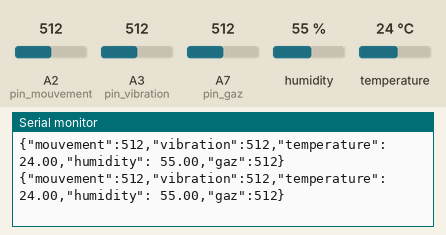
Bench run of a sketch on a simulated Arduino Nano, built with avr-gcc and run on an emulated ATmega328P. Parts: the last lines printed to the serial monitor. Inputs (shaded band) come from the test bench; at power-on: A2 (pin_mouvement) = 512, A3 (pin_vibration) = 512, A7 (pin_gaz) = 512, humidity 55 %, temperature 24 °C.

Above: at 1.2 s.
1.3 s: A2 (pin_mouvement) set to 104
At 1.33 s:
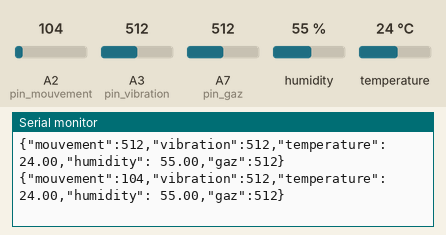
2.8 s: A2 (pin_mouvement) set to 91
At 2.9 s:
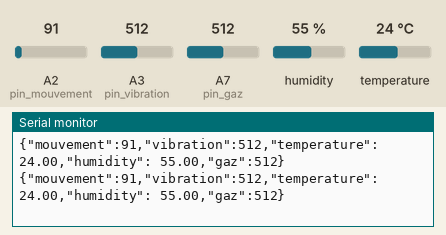
20.8 s: A3 (pin_vibration) set to 111
At 20.82 s:
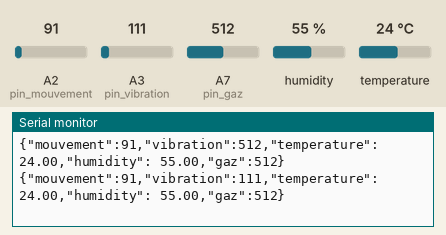
26.8 s: A3 (pin_vibration) set to 90
At 26.91 s:
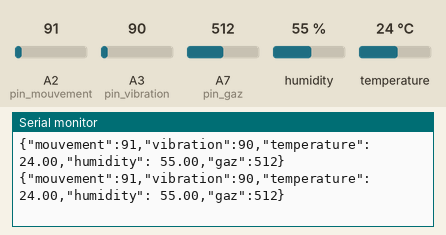
Timing chart, 0 to 29.8 s (numbered marks = the images above; inputs shaded):
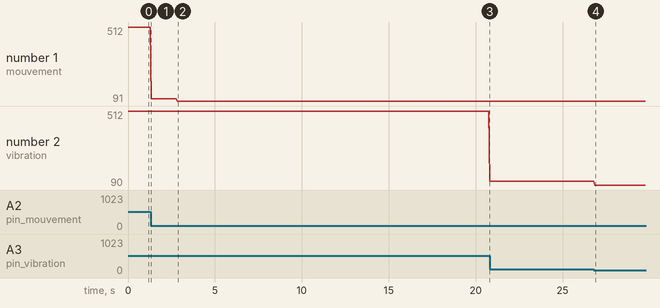

The sketch:

file.ino
```cpp
#include <Wire.h>
// #include <BH1750.h>
#include <DHT.h>


const int pin_mouvement   = A2;
const int pin_vibration   = A3;
const int pin_temperature = 2;
const int pin_gaz         = A7;

// BH1750 lightMeter;

DHT dht(pin_temperature, DHT22);

void setup() {
  Serial.begin(19200);
  while(!Serial);
  // Wire.begin();
  // lightMeter.begin();
  dht.begin();
  pinMode(pin_mouvement, INPUT);
  pinMode(pin_vibration, INPUT);
  pinMode(pin_temperature, INPUT);
  pinMode(pin_gaz, INPUT);
}

void loop() {
  float humidity = dht.readHumidity();
  float temperature = dht.readTemperature();
  char humidity_str[10];
  char temperature_str[10];
  dtostrf(temperature, 6, 2, temperature_str);
  dtostrf(humidity, 6, 2, humidity_str);
  //float lux = lightMeter.readLightLevel();


  Serial.print("{\"mouvement\":");
  Serial.print(analogRead(pin_mouvement));
  Serial.print(",\"vibration\":");
  Serial.print(analogRead(pin_vibration));
  Serial.print(",\"temperature\":");
  Serial.print((!isnan(temperature) ? temperature_str : "null"));
  Serial.print(",\"humidity\":");
  Serial.print((!isnan(humidity) ? humidity_str : "null"));
  Serial.print(",\"gaz\":");
  Serial.print(analogRead(pin_gaz));
  // Serial.print(",\"light\":");
  // Serial.print(lux);
  Serial.println("}");
  delay(50);
}
```

Measured:
- after the input at 1.3 s, the serial monitor: prints a new line at once (image 1)
- after the input at 2.8 s, the serial monitor: prints a new line at once (image 2)
- after the input at 20.8 s, the serial monitor: prints a new line at once (image 3)
- after the input at 26.8 s, the serial monitor: prints a new line after 0.05 s (image 4)
- plotted number 1: 512 → 104 after the input at 1.3 s, 104 → 91 after the input at 2.8 s
- plotted number 2: 512 → 111 after the input at 20.8 s, 111 → 90 after the input at 26.8 s
